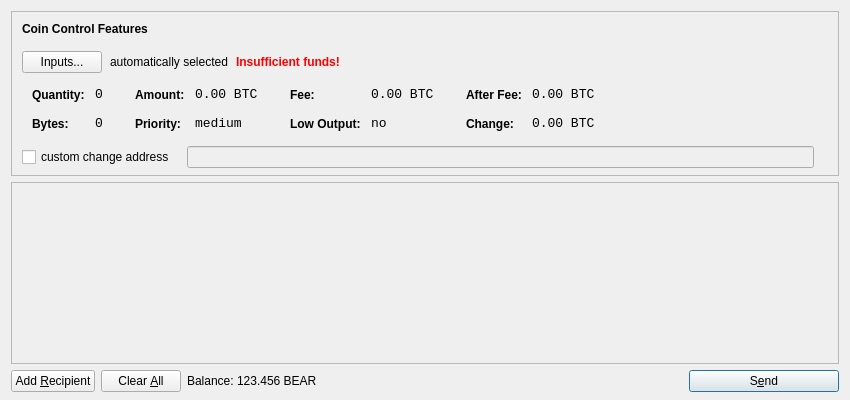
<?xml version="1.0" encoding="UTF-8"?>
<ui version="4.0">
 <class>SendCoinsDialog</class>
 <widget class="QDialog" name="SendCoinsDialog">
  <property name="geometry">
   <rect>
    <x>0</x>
    <y>0</y>
    <width>850</width>
    <height>400</height>
   </rect>
  </property>
  <property name="windowTitle">
   <string>Send Coins</string>
  </property>
  <layout class="QVBoxLayout" name="verticalLayout" stretch="0,1,0">
   <property name="bottomMargin">
    <number>8</number>
   </property>
   <item>
    <widget class="QFrame" name="frameCoinControl">
     <property name="sizePolicy">
      <sizepolicy hsizetype="Expanding" vsizetype="Expanding">
       <horstretch>0</horstretch>
       <verstretch>0</verstretch>
      </sizepolicy>
     </property>
     <property name="maximumSize">
      <size>
       <width>16777215</width>
       <height>16777215</height>
      </size>
     </property>
     <property name="frameShape">
      <enum>QFrame::StyledPanel</enum>
     </property>
     <property name="frameShadow">
      <enum>QFrame::Sunken</enum>
     </property>
     <layout class="QVBoxLayout" name="verticalLayoutCoinControl2">
      <property name="spacing">
       <number>-1</number>
      </property>
      <property name="leftMargin">
       <number>0</number>
      </property>
      <property name="topMargin">
       <number>0</number>
      </property>
      <property name="rightMargin">
       <number>0</number>
      </property>
      <property name="bottomMargin">
       <number>6</number>
      </property>
      <item>
       <layout class="QVBoxLayout" name="verticalLayoutCoinControl" stretch="0,0,0,0,1">
        <property name="spacing">
         <number>0</number>
        </property>
        <property name="leftMargin">
         <number>10</number>
        </property>
        <property name="topMargin">
         <number>10</number>
        </property>
        <item>
         <layout class="QHBoxLayout" name="horizontalLayoutCoinControl1">
          <property name="bottomMargin">
           <number>15</number>
          </property>
          <item>
           <widget class="QLabel" name="labelCoinControlFeatures">
            <property name="sizePolicy">
             <sizepolicy hsizetype="Preferred" vsizetype="Maximum">
              <horstretch>0</horstretch>
              <verstretch>0</verstretch>
             </sizepolicy>
            </property>
            <property name="font">
             <font>
              <weight>75</weight>
              <bold>true</bold>
             </font>
            </property>
            <property name="styleSheet">
             <string notr="true">font-weight:bold;</string>
            </property>
            <property name="text">
             <string>Coin Control Features</string>
            </property>
           </widget>
          </item>
         </layout>
        </item>
        <item>
         <layout class="QHBoxLayout" name="horizontalLayoutCoinControl2" stretch="0,0,0,0">
          <property name="spacing">
           <number>8</number>
          </property>
          <property name="bottomMargin">
           <number>10</number>
          </property>
          <item>
           <widget class="QPushButton" name="pushButtonCoinControl">
            <property name="styleSheet">
             <string notr="true"/>
            </property>
            <property name="text">
             <string>Inputs...</string>
            </property>
           </widget>
          </item>
          <item>
           <widget class="QLabel" name="labelCoinControlAutomaticallySelected">
            <property name="text">
             <string>automatically selected</string>
            </property>
            <property name="margin">
             <number>5</number>
            </property>
           </widget>
          </item>
          <item>
           <widget class="QLabel" name="labelCoinControlInsuffFunds">
            <property name="font">
             <font>
              <weight>75</weight>
              <bold>true</bold>
             </font>
            </property>
            <property name="styleSheet">
             <string notr="true">color:red;font-weight:bold;</string>
            </property>
            <property name="text">
             <string>Insufficient funds!</string>
            </property>
            <property name="margin">
             <number>5</number>
            </property>
           </widget>
          </item>
          <item>
           <spacer name="horizontalSpacerCoinControl">
            <property name="orientation">
             <enum>Qt::Horizontal</enum>
            </property>
            <property name="sizeHint" stdset="0">
             <size>
              <width>40</width>
              <height>1</height>
             </size>
            </property>
           </spacer>
          </item>
         </layout>
        </item>
        <item>
         <widget class="QWidget" name="widgetCoinControl" native="true">
          <property name="sizePolicy">
           <sizepolicy hsizetype="Preferred" vsizetype="Preferred">
            <horstretch>0</horstretch>
            <verstretch>0</verstretch>
           </sizepolicy>
          </property>
          <property name="minimumSize">
           <size>
            <width>0</width>
            <height>0</height>
           </size>
          </property>
          <property name="styleSheet">
           <string notr="true"/>
          </property>
          <layout class="QHBoxLayout" name="horizontalLayoutCoinControl5">
           <property name="margin">
            <number>0</number>
           </property>
           <item>
            <layout class="QHBoxLayout" name="horizontalLayoutCoinControl3" stretch="0,0,0,1">
             <property name="spacing">
              <number>20</number>
             </property>
             <property name="topMargin">
              <number>0</number>
             </property>
             <property name="bottomMargin">
              <number>10</number>
             </property>
             <item>
              <layout class="QFormLayout" name="formLayoutCoinControl1">
               <property name="horizontalSpacing">
                <number>10</number>
               </property>
               <property name="verticalSpacing">
                <number>14</number>
               </property>
               <property name="leftMargin">
                <number>10</number>
               </property>
               <property name="topMargin">
                <number>4</number>
               </property>
               <property name="rightMargin">
                <number>6</number>
               </property>
               <item row="0" column="0">
                <widget class="QLabel" name="labelCoinControlQuantityText">
                 <property name="styleSheet">
                  <string notr="true">font-weight:bold;</string>
                 </property>
                 <property name="text">
                  <string>Quantity:</string>
                 </property>
                 <property name="margin">
                  <number>0</number>
                 </property>
                </widget>
               </item>
               <item row="0" column="1">
                <widget class="QLabel" name="labelCoinControlQuantity">
                 <property name="font">
                  <font>
                   <family>Monospace</family>
                   <pointsize>10</pointsize>
                  </font>
                 </property>
                 <property name="cursor">
                  <cursorShape>IBeamCursor</cursorShape>
                 </property>
                 <property name="contextMenuPolicy">
                  <enum>Qt::ActionsContextMenu</enum>
                 </property>
                 <property name="text">
                  <string notr="true">0</string>
                 </property>
                 <property name="margin">
                  <number>0</number>
                 </property>
                 <property name="textInteractionFlags">
                  <set>Qt::LinksAccessibleByMouse|Qt::TextSelectableByKeyboard|Qt::TextSelectableByMouse</set>
                 </property>
                </widget>
               </item>
               <item row="1" column="0">
                <widget class="QLabel" name="labelCoinControlBytesText">
                 <property name="styleSheet">
                  <string notr="true">font-weight:bold;</string>
                 </property>
                 <property name="text">
                  <string>Bytes:</string>
                 </property>
                </widget>
               </item>
               <item row="1" column="1">
                <widget class="QLabel" name="labelCoinControlBytes">
                 <property name="font">
                  <font>
                   <family>Monospace</family>
                   <pointsize>10</pointsize>
                  </font>
                 </property>
                 <property name="cursor">
                  <cursorShape>IBeamCursor</cursorShape>
                 </property>
                 <property name="contextMenuPolicy">
                  <enum>Qt::ActionsContextMenu</enum>
                 </property>
                 <property name="text">
                  <string notr="true">0</string>
                 </property>
                 <property name="textInteractionFlags">
                  <set>Qt::LinksAccessibleByMouse|Qt::TextSelectableByKeyboard|Qt::TextSelectableByMouse</set>
                 </property>
                </widget>
               </item>
              </layout>
             </item>
             <item>
              <layout class="QFormLayout" name="formLayoutCoinControl2">
               <property name="horizontalSpacing">
                <number>10</number>
               </property>
               <property name="verticalSpacing">
                <number>14</number>
               </property>
               <property name="leftMargin">
                <number>6</number>
               </property>
               <property name="topMargin">
                <number>4</number>
               </property>
               <property name="rightMargin">
                <number>6</number>
               </property>
               <item row="0" column="0">
                <widget class="QLabel" name="labelCoinControlAmountText">
                 <property name="styleSheet">
                  <string notr="true">font-weight:bold;</string>
                 </property>
                 <property name="text">
                  <string>Amount:</string>
                 </property>
                 <property name="margin">
                  <number>0</number>
                 </property>
                </widget>
               </item>
               <item row="0" column="1">
                <widget class="QLabel" name="labelCoinControlAmount">
                 <property name="font">
                  <font>
                   <family>Monospace</family>
                   <pointsize>10</pointsize>
                  </font>
                 </property>
                 <property name="cursor">
                  <cursorShape>IBeamCursor</cursorShape>
                 </property>
                 <property name="contextMenuPolicy">
                  <enum>Qt::ActionsContextMenu</enum>
                 </property>
                 <property name="text">
                  <string notr="true">0.00 BTC</string>
                 </property>
                 <property name="textInteractionFlags">
                  <set>Qt::LinksAccessibleByMouse|Qt::TextSelectableByKeyboard|Qt::TextSelectableByMouse</set>
                 </property>
                </widget>
               </item>
               <item row="1" column="0">
                <widget class="QLabel" name="labelCoinControlPriorityText">
                 <property name="styleSheet">
                  <string notr="true">font-weight:bold;</string>
                 </property>
                 <property name="text">
                  <string>Priority:</string>
                 </property>
                </widget>
               </item>
               <item row="1" column="1">
                <widget class="QLabel" name="labelCoinControlPriority">
                 <property name="font">
                  <font>
                   <family>Monospace</family>
                   <pointsize>10</pointsize>
                  </font>
                 </property>
                 <property name="cursor">
                  <cursorShape>IBeamCursor</cursorShape>
                 </property>
                 <property name="contextMenuPolicy">
                  <enum>Qt::ActionsContextMenu</enum>
                 </property>
                 <property name="text">
                  <string>medium</string>
                 </property>
                 <property name="textInteractionFlags">
                  <set>Qt::LinksAccessibleByMouse|Qt::TextSelectableByKeyboard|Qt::TextSelectableByMouse</set>
                 </property>
                </widget>
               </item>
              </layout>
             </item>
             <item>
              <layout class="QFormLayout" name="formLayoutCoinControl3">
               <property name="horizontalSpacing">
                <number>10</number>
               </property>
               <property name="verticalSpacing">
                <number>14</number>
               </property>
               <property name="leftMargin">
                <number>6</number>
               </property>
               <property name="topMargin">
                <number>4</number>
               </property>
               <property name="rightMargin">
                <number>6</number>
               </property>
               <item row="0" column="0">
                <widget class="QLabel" name="labelCoinControlFeeText">
                 <property name="styleSheet">
                  <string notr="true">font-weight:bold;</string>
                 </property>
                 <property name="text">
                  <string>Fee:</string>
                 </property>
                 <property name="margin">
                  <number>0</number>
                 </property>
                </widget>
               </item>
               <item row="0" column="1">
                <widget class="QLabel" name="labelCoinControlFee">
                 <property name="font">
                  <font>
                   <family>Monospace</family>
                   <pointsize>10</pointsize>
                  </font>
                 </property>
                 <property name="cursor">
                  <cursorShape>IBeamCursor</cursorShape>
                 </property>
                 <property name="contextMenuPolicy">
                  <enum>Qt::ActionsContextMenu</enum>
                 </property>
                 <property name="text">
                  <string notr="true">0.00 BTC</string>
                 </property>
                 <property name="textInteractionFlags">
                  <set>Qt::LinksAccessibleByMouse|Qt::TextSelectableByKeyboard|Qt::TextSelectableByMouse</set>
                 </property>
                </widget>
               </item>
               <item row="1" column="0">
                <widget class="QLabel" name="labelCoinControlLowOutputText">
                 <property name="styleSheet">
                  <string notr="true">font-weight:bold;</string>
                 </property>
                 <property name="text">
                  <string>Low Output:</string>
                 </property>
                </widget>
               </item>
               <item row="1" column="1">
                <widget class="QLabel" name="labelCoinControlLowOutput">
                 <property name="font">
                  <font>
                   <family>Monospace</family>
                   <pointsize>10</pointsize>
                  </font>
                 </property>
                 <property name="cursor">
                  <cursorShape>IBeamCursor</cursorShape>
                 </property>
                 <property name="contextMenuPolicy">
                  <enum>Qt::ActionsContextMenu</enum>
                 </property>
                 <property name="text">
                  <string>no</string>
                 </property>
                 <property name="textInteractionFlags">
                  <set>Qt::LinksAccessibleByMouse|Qt::TextSelectableByKeyboard|Qt::TextSelectableByMouse</set>
                 </property>
                </widget>
               </item>
              </layout>
             </item>
             <item>
              <layout class="QFormLayout" name="formLayoutCoinControl4">
               <property name="horizontalSpacing">
                <number>10</number>
               </property>
               <property name="verticalSpacing">
                <number>14</number>
               </property>
               <property name="leftMargin">
                <number>6</number>
               </property>
               <property name="topMargin">
                <number>4</number>
               </property>
               <property name="rightMargin">
                <number>6</number>
               </property>
               <item row="0" column="0">
                <widget class="QLabel" name="labelCoinControlAfterFeeText">
                 <property name="styleSheet">
                  <string notr="true">font-weight:bold;</string>
                 </property>
                 <property name="text">
                  <string>After Fee:</string>
                 </property>
                 <property name="margin">
                  <number>0</number>
                 </property>
                </widget>
               </item>
               <item row="0" column="1">
                <widget class="QLabel" name="labelCoinControlAfterFee">
                 <property name="font">
                  <font>
                   <family>Monospace</family>
                   <pointsize>10</pointsize>
                  </font>
                 </property>
                 <property name="cursor">
                  <cursorShape>IBeamCursor</cursorShape>
                 </property>
                 <property name="contextMenuPolicy">
                  <enum>Qt::ActionsContextMenu</enum>
                 </property>
                 <property name="text">
                  <string notr="true">0.00 BTC</string>
                 </property>
                 <property name="textInteractionFlags">
                  <set>Qt::LinksAccessibleByMouse|Qt::TextSelectableByKeyboard|Qt::TextSelectableByMouse</set>
                 </property>
                </widget>
               </item>
               <item row="1" column="0">
                <widget class="QLabel" name="labelCoinControlChangeText">
                 <property name="styleSheet">
                  <string notr="true">font-weight:bold;</string>
                 </property>
                 <property name="text">
                  <string>Change:</string>
                 </property>
                </widget>
               </item>
               <item row="1" column="1">
                <widget class="QLabel" name="labelCoinControlChange">
                 <property name="font">
                  <font>
                   <family>Monospace</family>
                   <pointsize>10</pointsize>
                  </font>
                 </property>
                 <property name="cursor">
                  <cursorShape>IBeamCursor</cursorShape>
                 </property>
                 <property name="contextMenuPolicy">
                  <enum>Qt::ActionsContextMenu</enum>
                 </property>
                 <property name="text">
                  <string notr="true">0.00 BTC</string>
                 </property>
                 <property name="textInteractionFlags">
                  <set>Qt::LinksAccessibleByMouse|Qt::TextSelectableByKeyboard|Qt::TextSelectableByMouse</set>
                 </property>
                </widget>
               </item>
              </layout>
             </item>
            </layout>
           </item>
          </layout>
         </widget>
        </item>
        <item>
         <layout class="QHBoxLayout" name="horizontalLayoutCoinControl4" stretch="0,0,0">
          <property name="spacing">
           <number>12</number>
          </property>
          <property name="sizeConstraint">
           <enum>QLayout::SetDefaultConstraint</enum>
          </property>
          <property name="topMargin">
           <number>5</number>
          </property>
          <property name="rightMargin">
           <number>5</number>
          </property>
          <item>
           <widget class="QCheckBox" name="checkBoxCoinControlChange">
            <property name="text">
             <string>custom change address</string>
            </property>
           </widget>
          </item>
          <item>
           <widget class="QLineEdit" name="lineEditCoinControlChange">
            <property name="enabled">
             <bool>false</bool>
            </property>
            <property name="sizePolicy">
             <sizepolicy hsizetype="Expanding" vsizetype="Fixed">
              <horstretch>0</horstretch>
              <verstretch>0</verstretch>
             </sizepolicy>
            </property>
           </widget>
          </item>
          <item>
           <widget class="QLabel" name="labelCoinControlChangeLabel">
            <property name="sizePolicy">
             <sizepolicy hsizetype="Preferred" vsizetype="Expanding">
              <horstretch>0</horstretch>
              <verstretch>0</verstretch>
             </sizepolicy>
            </property>
            <property name="minimumSize">
             <size>
              <width>0</width>
              <height>0</height>
             </size>
            </property>
            <property name="text">
             <string/>
            </property>
            <property name="margin">
             <number>3</number>
            </property>
           </widget>
          </item>
         </layout>
        </item>
        <item>
         <spacer name="verticalSpacerCoinControl">
          <property name="orientation">
           <enum>Qt::Vertical</enum>
          </property>
          <property name="sizeHint" stdset="0">
           <size>
            <width>800</width>
            <height>1</height>
           </size>
          </property>
         </spacer>
        </item>
       </layout>
      </item>
     </layout>
    </widget>
   </item>
   <item>
    <widget class="QScrollArea" name="scrollArea">
     <property name="widgetResizable">
      <bool>true</bool>
     </property>
     <widget class="QWidget" name="scrollAreaWidgetContents">
      <property name="geometry">
       <rect>
        <x>0</x>
        <y>0</y>
        <width>830</width>
        <height>165</height>
       </rect>
      </property>
      <layout class="QVBoxLayout" name="verticalLayout_2">
       <property name="margin">
        <number>0</number>
       </property>
       <item>
        <layout class="QVBoxLayout" name="entries">
         <property name="spacing">
          <number>6</number>
         </property>
        </layout>
       </item>
       <item>
        <spacer name="verticalSpacer">
         <property name="orientation">
          <enum>Qt::Vertical</enum>
         </property>
         <property name="sizeHint" stdset="0">
          <size>
           <width>20</width>
           <height>40</height>
          </size>
         </property>
        </spacer>
       </item>
      </layout>
     </widget>
    </widget>
   </item>
   <item>
    <layout class="QHBoxLayout" name="horizontalLayout">
     <item>
      <widget class="QPushButton" name="addButton">
       <property name="toolTip">
        <string>Send to multiple recipients at once</string>
       </property>
       <property name="text">
        <string>Add &amp;Recipient</string>
       </property>
       <property name="icon">
        <iconset resource="../bitcoin.qrc">
         <normaloff>:/icons/add</normaloff>:/icons/add</iconset>
       </property>
       <property name="autoDefault">
        <bool>false</bool>
       </property>
      </widget>
     </item>
     <item>
      <widget class="QPushButton" name="clearButton">
       <property name="sizePolicy">
        <sizepolicy hsizetype="Minimum" vsizetype="Fixed">
         <horstretch>0</horstretch>
         <verstretch>0</verstretch>
        </sizepolicy>
       </property>
       <property name="toolTip">
        <string>Remove all transaction fields</string>
       </property>
       <property name="text">
        <string>Clear &amp;All</string>
       </property>
       <property name="icon">
        <iconset resource="../bitcoin.qrc">
         <normaloff>:/icons/remove</normaloff>:/icons/remove</iconset>
       </property>
       <property name="autoRepeatDelay">
        <number>300</number>
       </property>
       <property name="autoDefault">
        <bool>false</bool>
       </property>
      </widget>
     </item>
     <item>
      <layout class="QHBoxLayout" name="horizontalLayout_2">
       <property name="spacing">
        <number>3</number>
       </property>
       <item>
        <widget class="QLabel" name="label">
         <property name="text">
          <string>Balance:</string>
         </property>
        </widget>
       </item>
       <item>
        <widget class="QLabel" name="labelBalance">
         <property name="cursor">
          <cursorShape>IBeamCursor</cursorShape>
         </property>
         <property name="text">
          <string>123.456 BEAR</string>
         </property>
         <property name="textInteractionFlags">
          <set>Qt::LinksAccessibleByMouse|Qt::TextSelectableByKeyboard|Qt::TextSelectableByMouse</set>
         </property>
        </widget>
       </item>
      </layout>
     </item>
     <item>
      <spacer name="horizontalSpacer">
       <property name="orientation">
        <enum>Qt::Horizontal</enum>
       </property>
       <property name="sizeHint" stdset="0">
        <size>
         <width>40</width>
         <height>20</height>
        </size>
       </property>
      </spacer>
     </item>
     <item>
      <widget class="QPushButton" name="sendButton">
       <property name="minimumSize">
        <size>
         <width>150</width>
         <height>0</height>
        </size>
       </property>
       <property name="toolTip">
        <string>Confirm the send action</string>
       </property>
       <property name="text">
        <string>S&amp;end</string>
       </property>
       <property name="icon">
        <iconset resource="../bitcoin.qrc">
         <normaloff>:/icons/send</normaloff>:/icons/send</iconset>
       </property>
       <property name="default">
        <bool>true</bool>
       </property>
      </widget>
     </item>
    </layout>
   </item>
  </layout>
 </widget>
 <resources>
  <include location="../bitcoin.qrc"/>
 </resources>
 <connections/>
</ui>
